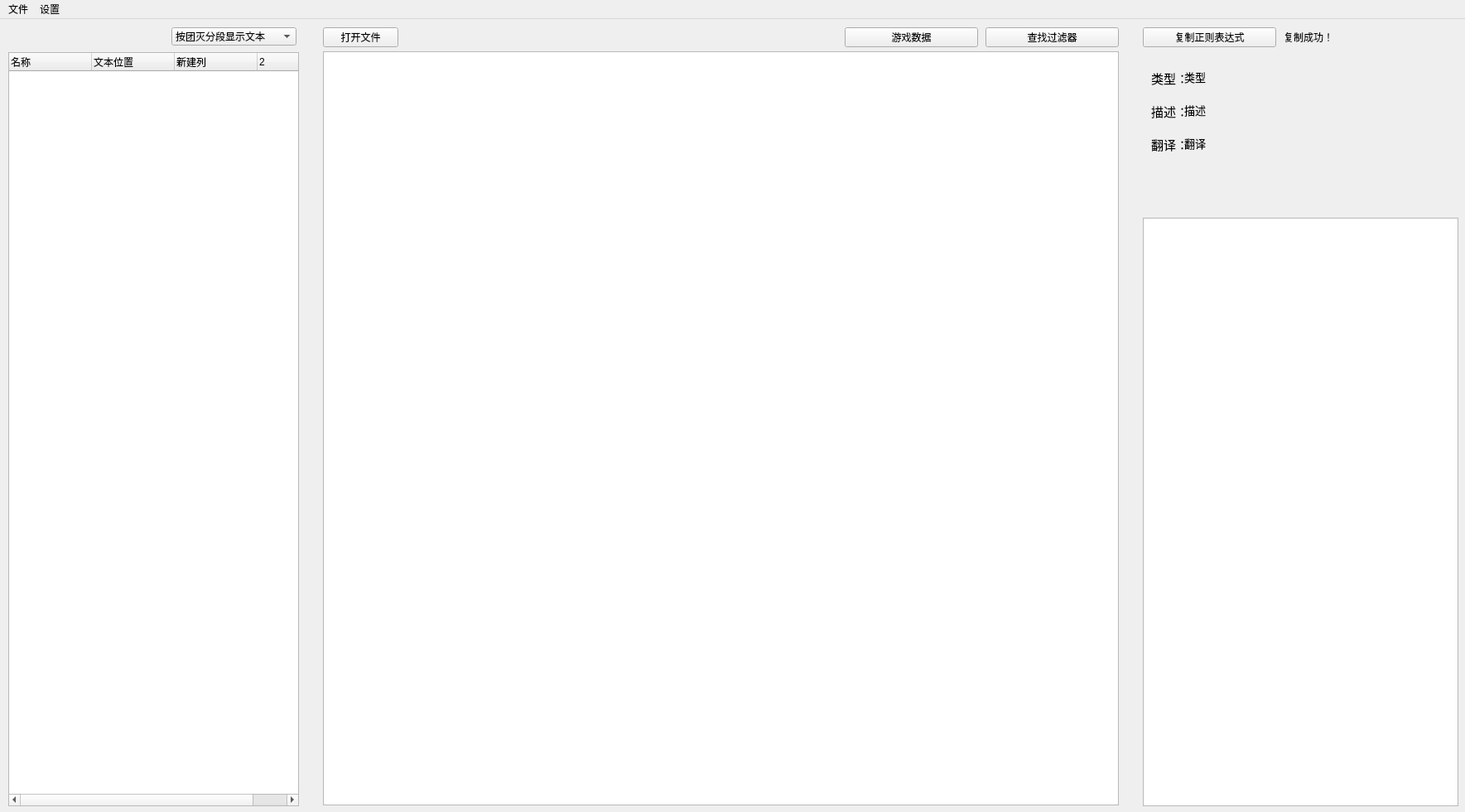
<?xml version="1.0" encoding="UTF-8"?>
<ui version="4.0">
 <class>MainWindow</class>
 <widget class="QMainWindow" name="MainWindow">
  <property name="geometry">
   <rect>
    <x>0</x>
    <y>0</y>
    <width>1769</width>
    <height>981</height>
   </rect>
  </property>
  <property name="windowTitle">
   <string>FFXIVlogTool</string>
  </property>
  <widget class="QWidget" name="centralwidget">
   <widget class="QPlainTextEdit" name="plainTextEdit">
    <property name="geometry">
     <rect>
      <x>390</x>
      <y>39</y>
      <width>961</width>
      <height>911</height>
     </rect>
    </property>
    <property name="font">
     <font>
      <pointsize>10</pointsize>
     </font>
    </property>
    <property name="lineWrapMode">
     <enum>QPlainTextEdit::NoWrap</enum>
    </property>
   </widget>
   <widget class="QPushButton" name="pushButton_2">
    <property name="geometry">
     <rect>
      <x>1380</x>
      <y>10</y>
      <width>161</width>
      <height>24</height>
     </rect>
    </property>
    <property name="text">
     <string>复制正则表达式</string>
    </property>
   </widget>
   <widget class="QLabel" name="label_5">
    <property name="geometry">
     <rect>
      <x>1430</x>
      <y>140</y>
      <width>311</width>
      <height>91</height>
     </rect>
    </property>
    <property name="font">
     <font>
      <pointsize>10</pointsize>
      <stylestrategy>PreferAntialias</stylestrategy>
     </font>
    </property>
    <property name="text">
     <string>翻译</string>
    </property>
    <property name="alignment">
     <set>Qt::AlignLeading|Qt::AlignLeft|Qt::AlignTop</set>
    </property>
    <property name="wordWrap">
     <bool>true</bool>
    </property>
    <property name="textInteractionFlags">
     <set>Qt::TextBrowserInteraction</set>
    </property>
   </widget>
   <widget class="QLabel" name="label_6">
    <property name="geometry">
     <rect>
      <x>1430</x>
      <y>100</y>
      <width>311</width>
      <height>33</height>
     </rect>
    </property>
    <property name="font">
     <font>
      <pointsize>10</pointsize>
      <stylestrategy>PreferAntialias</stylestrategy>
     </font>
    </property>
    <property name="text">
     <string>描述</string>
    </property>
    <property name="alignment">
     <set>Qt::AlignLeading|Qt::AlignLeft|Qt::AlignTop</set>
    </property>
    <property name="wordWrap">
     <bool>true</bool>
    </property>
    <property name="textInteractionFlags">
     <set>Qt::TextBrowserInteraction</set>
    </property>
   </widget>
   <widget class="QLabel" name="label_7">
    <property name="geometry">
     <rect>
      <x>1430</x>
      <y>60</y>
      <width>361</width>
      <height>31</height>
     </rect>
    </property>
    <property name="font">
     <font>
      <pointsize>10</pointsize>
      <stylestrategy>PreferAntialias</stylestrategy>
     </font>
    </property>
    <property name="text">
     <string>类型</string>
    </property>
    <property name="alignment">
     <set>Qt::AlignLeading|Qt::AlignLeft|Qt::AlignTop</set>
    </property>
    <property name="wordWrap">
     <bool>true</bool>
    </property>
    <property name="textInteractionFlags">
     <set>Qt::TextBrowserInteraction</set>
    </property>
   </widget>
   <widget class="QLabel" name="label_8">
    <property name="geometry">
     <rect>
      <x>1390</x>
      <y>140</y>
      <width>51</width>
      <height>31</height>
     </rect>
    </property>
    <property name="font">
     <font>
      <pointsize>11</pointsize>
      <stylestrategy>PreferAntialias</stylestrategy>
     </font>
    </property>
    <property name="text">
     <string>翻译：</string>
    </property>
    <property name="alignment">
     <set>Qt::AlignLeading|Qt::AlignLeft|Qt::AlignTop</set>
    </property>
    <property name="wordWrap">
     <bool>true</bool>
    </property>
    <property name="textInteractionFlags">
     <set>Qt::NoTextInteraction</set>
    </property>
   </widget>
   <widget class="QLabel" name="label_9">
    <property name="geometry">
     <rect>
      <x>1390</x>
      <y>100</y>
      <width>51</width>
      <height>31</height>
     </rect>
    </property>
    <property name="font">
     <font>
      <pointsize>11</pointsize>
      <stylestrategy>PreferAntialias</stylestrategy>
     </font>
    </property>
    <property name="text">
     <string>描述：</string>
    </property>
    <property name="alignment">
     <set>Qt::AlignLeading|Qt::AlignLeft|Qt::AlignTop</set>
    </property>
    <property name="wordWrap">
     <bool>true</bool>
    </property>
    <property name="textInteractionFlags">
     <set>Qt::NoTextInteraction</set>
    </property>
   </widget>
   <widget class="QLabel" name="label_10">
    <property name="geometry">
     <rect>
      <x>1390</x>
      <y>60</y>
      <width>51</width>
      <height>31</height>
     </rect>
    </property>
    <property name="font">
     <font>
      <pointsize>11</pointsize>
      <stylestrategy>PreferAntialias</stylestrategy>
     </font>
    </property>
    <property name="text">
     <string>类型：</string>
    </property>
    <property name="alignment">
     <set>Qt::AlignLeading|Qt::AlignLeft|Qt::AlignTop</set>
    </property>
    <property name="wordWrap">
     <bool>true</bool>
    </property>
    <property name="textInteractionFlags">
     <set>Qt::NoTextInteraction</set>
    </property>
   </widget>
   <widget class="QTextEdit" name="textEdit">
    <property name="geometry">
     <rect>
      <x>1380</x>
      <y>240</y>
      <width>381</width>
      <height>711</height>
     </rect>
    </property>
    <property name="font">
     <font>
      <pointsize>12</pointsize>
      <bold>false</bold>
      <stylestrategy>PreferAntialias</stylestrategy>
      <kerning>false</kerning>
     </font>
    </property>
   </widget>
   <widget class="QPushButton" name="pushButton">
    <property name="geometry">
     <rect>
      <x>1190</x>
      <y>10</y>
      <width>161</width>
      <height>24</height>
     </rect>
    </property>
    <property name="text">
     <string>查找过滤器</string>
    </property>
   </widget>
   <widget class="QLabel" name="label">
    <property name="geometry">
     <rect>
      <x>490</x>
      <y>13</y>
      <width>411</width>
      <height>16</height>
     </rect>
    </property>
    <property name="text">
     <string/>
    </property>
   </widget>
   <widget class="QLabel" name="label_2">
    <property name="enabled">
     <bool>true</bool>
    </property>
    <property name="geometry">
     <rect>
      <x>1550</x>
      <y>14</y>
      <width>71</width>
      <height>16</height>
     </rect>
    </property>
    <property name="text">
     <string>复制成功！</string>
    </property>
   </widget>
   <widget class="QPushButton" name="pushButton_3">
    <property name="geometry">
     <rect>
      <x>390</x>
      <y>10</y>
      <width>91</width>
      <height>24</height>
     </rect>
    </property>
    <property name="text">
     <string>打开文件</string>
    </property>
   </widget>
   <widget class="QTreeWidget" name="treeWidget">
    <property name="geometry">
     <rect>
      <x>10</x>
      <y>40</y>
      <width>351</width>
      <height>911</height>
     </rect>
    </property>
    <property name="whatsThis">
     <string>双击日志行定位</string>
    </property>
    <property name="editTriggers">
     <set>QAbstractItemView::NoEditTriggers</set>
    </property>
    <column>
     <property name="text">
      <string>名称</string>
     </property>
    </column>
    <column>
     <property name="text">
      <string>文本位置</string>
     </property>
    </column>
    <column>
     <property name="text">
      <string>新建列</string>
     </property>
    </column>
    <column>
     <property name="text">
      <string>2</string>
     </property>
    </column>
   </widget>
   <widget class="QComboBox" name="comboBox">
    <property name="geometry">
     <rect>
      <x>207</x>
      <y>10</y>
      <width>151</width>
      <height>22</height>
     </rect>
    </property>
    <item>
     <property name="text">
      <string>按团灭分段显示文本</string>
     </property>
    </item>
    <item>
     <property name="text">
      <string>显示完整log文本</string>
     </property>
    </item>
   </widget>
   <widget class="QPushButton" name="pushButton_5">
    <property name="geometry">
     <rect>
      <x>1020</x>
      <y>10</y>
      <width>161</width>
      <height>24</height>
     </rect>
    </property>
    <property name="text">
     <string>游戏数据</string>
    </property>
   </widget>
  </widget>
  <widget class="QMenuBar" name="menubar">
   <property name="geometry">
    <rect>
     <x>0</x>
     <y>0</y>
     <width>1769</width>
     <height>22</height>
    </rect>
   </property>
   <widget class="QMenu" name="menu">
    <property name="title">
     <string>文件</string>
    </property>
    <addaction name="action1"/>
   </widget>
   <widget class="QMenu" name="menu_2">
    <property name="title">
     <string>设置</string>
    </property>
    <addaction name="action2"/>
    <addaction name="separator"/>
   </widget>
   <addaction name="menu"/>
   <addaction name="menu_2"/>
  </widget>
  <action name="action1">
   <property name="text">
    <string>打开</string>
   </property>
   <property name="iconText">
    <string>打开</string>
   </property>
  </action>
  <action name="action2">
   <property name="text">
    <string>字体</string>
   </property>
  </action>
  <action name="action3">
   <property name="text">
    <string>正则管理器</string>
   </property>
  </action>
 </widget>
 <resources/>
 <connections/>
</ui>
